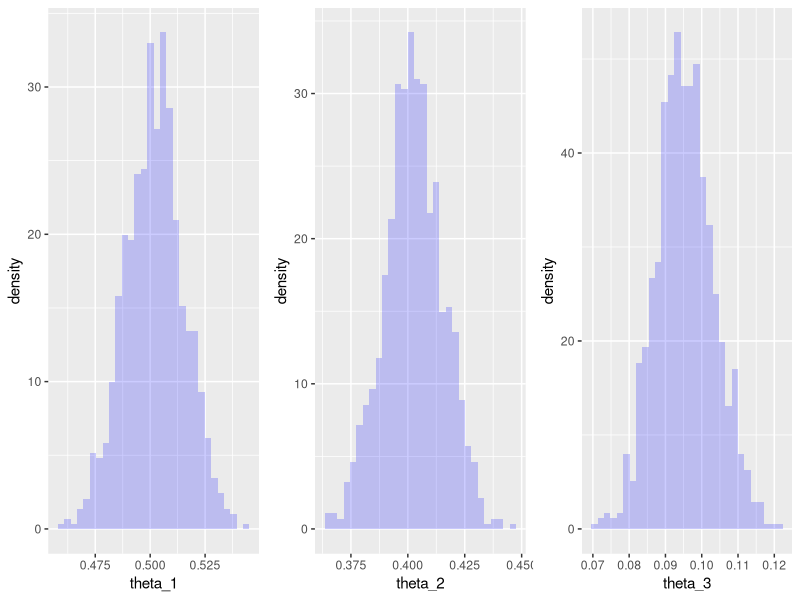
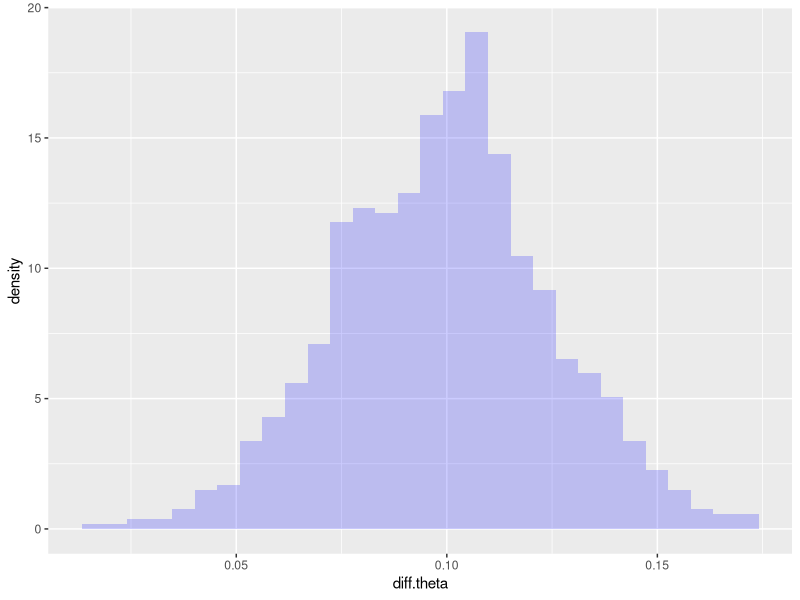

Write R code to recreate these figures, in order.
# ----------------------------------------------------------
# File:  multinomial_example.R
# Description: election polling example
# Author:  Kate Calder (calder@stat.osu.edu)
# Course:  STAT 3303 
# ----------------------------------------------------------

library(ggplot2)
library(grid)
library(gridExtra)

# -------------
#Survey Data
# -------------

# number of Trump supporters
y1 <- 727   

# number of Cruz supporters
y2 <- 583     

# number who support other candidates
y3 <- 137            

# sample size
n.individs <- y1+y2+y3

# -------------
# Samples from the 
# posterior distribution
# -------------

# Parameters of the posterior distribution of theta
alpha.post <- c(y1+1, y2+1, y3+1)

# Function to sample from a Dirichlet distribution 
rdirichlet <- function(n=1,alpha)
				{
                	k <- length(alpha)
                	x <- rep(0,k)
                	theta <- matrix(0,nrow=n,ncol=k)
                	for(i in 1:n)
                		{
                    		x <- apply(as.matrix(alpha), 1, 
                    				function(shape.x) return(rgamma(1,shape=shape.x,scale=1)))
                    		theta[i,] <- x/sum(x)
                    	}
                	return(theta)
                }

# Draw a random sample from the posterior
rdirichlet(1, alpha.post)

# Draw 1000 random samples from the posterior
post.samples <- rdirichlet(1000, alpha.post)

# -------------
# Posterior summaries
# -------------

# Histograms of the posterior samples of the theta's
df.post.samples <- data.frame(post.samples)
names(df.post.samples) <- c("theta_1", "theta_2", "theta_3")

p1 <- ggplot(df.post.samples, aes( x = theta_1 )) +
  geom_histogram( aes(y = ..density.. ), 
                  fill = "blue", alpha = 0.2)
p2 <- ggplot(df.post.samples, aes( x = theta_2 )) +
  geom_histogram( aes(y = ..density.. ), 
                  fill = "blue", alpha = 0.2)
p3 <- ggplot(df.post.samples, aes( x = theta_3 )) +
  geom_histogram( aes(y = ..density.. ), 
                  fill = "blue", alpha = 0.2)
grid.arrange(p1, p2, p3, ncol = 3)

# Histogram of samples from the posterior 
# distribution of theta_1-theta_2 -- INTERPRETATION?
df.post.diff <- data.frame( post.samples[ , 1] - post.samples[ , 2] )
names(df.post.diff) <- "diff.theta"
ggplot(df.post.diff, aes( x = diff.theta )) +
  geom_histogram( aes(y = ..density.. ), 
                  fill = "blue", alpha = 0.2)

# Posterior probability that theta_1 > theta_2
mean( post.samples[ , 1] > post.samples[ , 2] )    